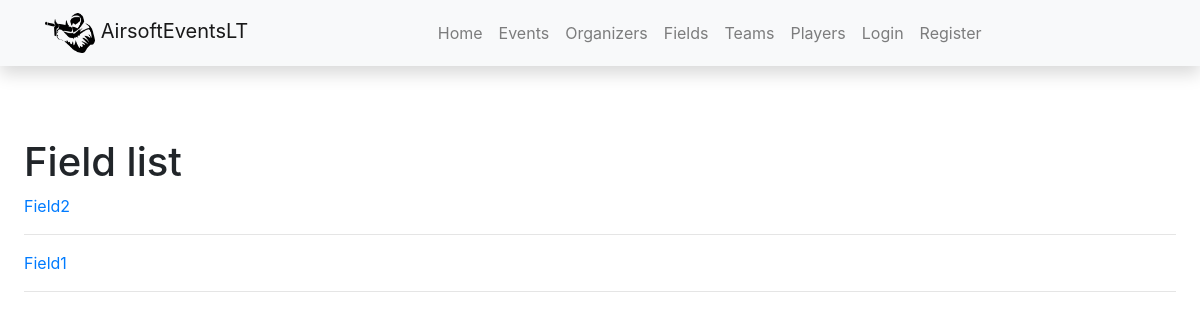
The app's page /events/fields/, older data.
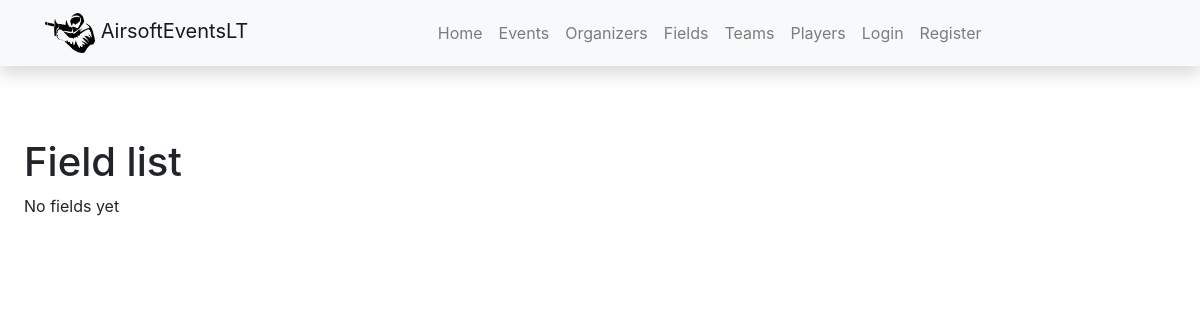
The same page, newer data.
### events/models.py (models this page shows, shortened)
class Field(models.Model):
    name = models.CharField('Name of the game field',  max_length=150)
    location_long = models.CharField('Location longitude', max_length=50, null=True)
    location_lat = models.CharField('Location latitude', max_length=50, null=True)
    description = HTMLField(null=True)
    field_map = models.ImageField('Image of the map', upload_to='events/static/maps', null=True)
    class Meta:
        verbose_name = _("Field")
        verbose_name_plural = _("Fields")

### events/views.py (the view)
# urls.py: path('fields/', views.FieldListView.as_view(), name='field_list'),
class FieldListView(generic.ListView):
    model = Field
    context_object_name = 'fields'
    template_name = 'field_list.html'

### events/templates/field_list.html
{% extends "base.html" %}
{% load i18n %}
{% block content %}
<div class='indented'>
<h1>Field list</h1>
{% if fields %}
<div>
    {% for field in fields %}
    <a href={{ field.id }}><div> {{ field.name }} </div></a>
    <hr>
    {% endfor %}
</div>
{% else %}
<div> No fields yet </div>
{% endif %}
</div>
{% endblock %}

Row changes from the older to the newer data that the page shows:
removed Field: name "Field2"
removed Field: name "Field1"
Text that changed along with them:
text now shown: "No fields yet"
